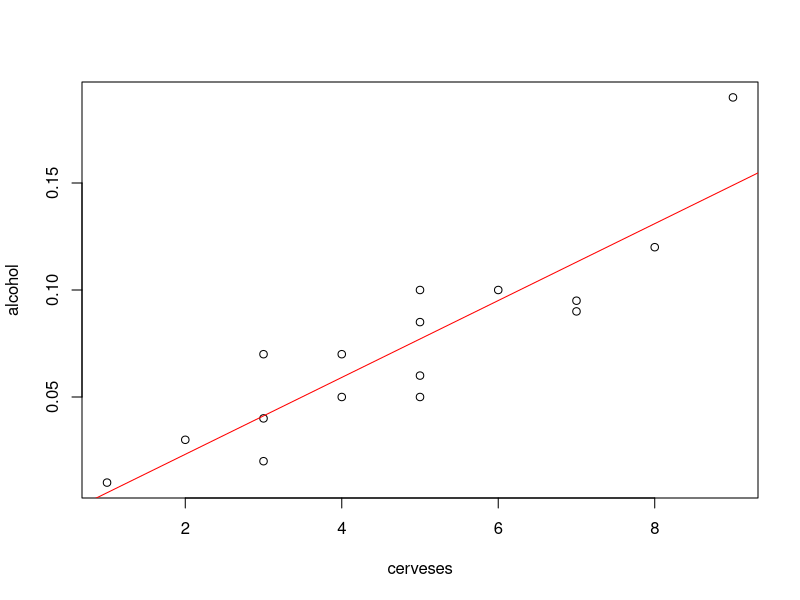
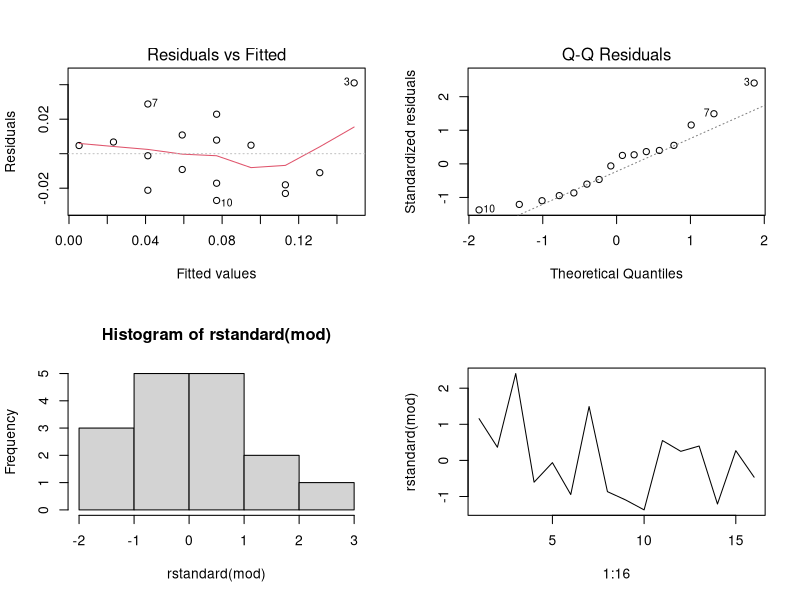

Write the R code that produced these figures, in order.
#Dades
cerveses = c(5,2,9,8,3,7,3,5,3,5,4,6,5,7,1,4)
alcohol = c(0.100,0.030,0.190,0.120,0.040,0.095,0.070,0.060, 0.020, 0.050, 0.070, 0.100, 0.085, 0.090, 0.010, 0.05)

#Model lineal
mod = lm(alcohol~cerveses)
summary(mod)

#Per trobar el interval de confiança
#Podem veure per l'interval de confianca
#si les variables son resulat del atzar o no
confint(mod)

#Amb aquest cas podem veure com que el parametre b0 
#si que conte el 0 doncs podem dir que el valor es resultat del atzar
#ja que no te molt sentit que tinguem alcohol negatiu a la sang amb 0
#cerveses, mentre que el parametre b1 el IC no conte el 0 per aixo podem
#dir que el alcohol en sang augmenta per cada cesvesa ingerida.

#Grafic
plot(cerveses, alcohol)
abline(lm(alcohol~cerveses), col = 'red')

#Diferents grafics
par(mfrow = c(2,2))
plot(mod, c(2,1))                    # QQ-Norm i Standard Resiguals vs. Fitted
hist(rstandard(mod))                 # Histograma dels residus estandaritzats
plot(1:16, rstandard(mod), type="l") # Ordre dels residus estandaritzats

